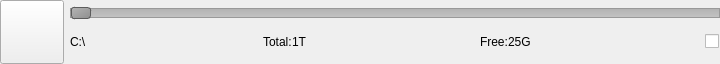
<?xml version="1.0" encoding="UTF-8"?>
<ui version="4.0">
 <class>VSCHddOne</class>
 <widget class="QWidget" name="VSCHddOne">
  <property name="geometry">
   <rect>
    <x>0</x>
    <y>0</y>
    <width>720</width>
    <height>64</height>
   </rect>
  </property>
  <property name="minimumSize">
   <size>
    <width>0</width>
    <height>64</height>
   </size>
  </property>
  <property name="maximumSize">
   <size>
    <width>720</width>
    <height>64</height>
   </size>
  </property>
  <property name="windowTitle">
   <string>Form</string>
  </property>
  <property name="windowIcon">
   <iconset>
    <normaloff>:/logo/resources/vscsmall.jpg</normaloff>:/logo/resources/vscsmall.jpg</iconset>
  </property>
  <layout class="QHBoxLayout" name="horizontalLayout_2">
   <property name="leftMargin">
    <number>0</number>
   </property>
   <property name="topMargin">
    <number>0</number>
   </property>
   <property name="rightMargin">
    <number>0</number>
   </property>
   <property name="bottomMargin">
    <number>0</number>
   </property>
   <item>
    <widget class="QPushButton" name="pushButton">
     <property name="minimumSize">
      <size>
       <width>64</width>
       <height>64</height>
      </size>
     </property>
     <property name="maximumSize">
      <size>
       <width>64</width>
       <height>64</height>
      </size>
     </property>
     <property name="text">
      <string/>
     </property>
     <property name="icon">
      <iconset resource="../main/vscmainwindows.qrc">
       <normaloff>:/device/resources/harddisk.png</normaloff>:/device/resources/harddisk.png</iconset>
     </property>
     <property name="iconSize">
      <size>
       <width>65</width>
       <height>65</height>
      </size>
     </property>
    </widget>
   </item>
   <item>
    <layout class="QVBoxLayout" name="verticalLayout">
     <property name="spacing">
      <number>0</number>
     </property>
     <item>
      <widget class="QSlider" name="horizontalSlider">
       <property name="styleSheet">
        <string notr="true">QSlider::groove:horizontal {
border: 1px solid #999999;
height: 8px; /* the groove expands to the size of the slider by default. by giving it a height, it has a fixed size */
background: qlineargradient(x1:0, y1:0, x2:0, y2:1, stop:0 #B1B1B1, stop:1 #c4c4c4);
}
QSlider::handle:horizontal {
background: qlineargradient(x1:0, y1:0, x2:1, y2:1, stop:0 #b4b4b4, stop:1 #8f8f8f);
border: 1px solid #5c5c5c;
width: 18px;
margin: -2px 0; /* handle is placed by default on the contents rect of the groove. Expand outside the groove */
border-radius: 3px;
}</string>
       </property>
       <property name="orientation">
        <enum>Qt::Horizontal</enum>
       </property>
      </widget>
     </item>
     <item>
      <layout class="QHBoxLayout" name="horizontalLayout">
       <item>
        <widget class="QLabel" name="labelDiskName">
         <property name="minimumSize">
          <size>
           <width>0</width>
           <height>30</height>
          </size>
         </property>
         <property name="maximumSize">
          <size>
           <width>16777215</width>
           <height>30</height>
          </size>
         </property>
         <property name="styleSheet">
          <string notr="true">font: 75 16pt &quot;Arial&quot;;</string>
         </property>
         <property name="text">
          <string>C:\ </string>
         </property>
        </widget>
       </item>
       <item>
        <spacer name="horizontalSpacer_3">
         <property name="orientation">
          <enum>Qt::Horizontal</enum>
         </property>
         <property name="sizeHint" stdset="0">
          <size>
           <width>40</width>
           <height>20</height>
          </size>
         </property>
        </spacer>
       </item>
       <item>
        <widget class="QLabel" name="labelTotal1">
         <property name="minimumSize">
          <size>
           <width>0</width>
           <height>30</height>
          </size>
         </property>
         <property name="maximumSize">
          <size>
           <width>16777215</width>
           <height>30</height>
          </size>
         </property>
         <property name="styleSheet">
          <string notr="true">font: 12pt &quot;Arial&quot;;</string>
         </property>
         <property name="text">
          <string>Total:</string>
         </property>
        </widget>
       </item>
       <item>
        <widget class="QLabel" name="labelTotal">
         <property name="minimumSize">
          <size>
           <width>0</width>
           <height>30</height>
          </size>
         </property>
         <property name="maximumSize">
          <size>
           <width>16777215</width>
           <height>30</height>
          </size>
         </property>
         <property name="styleSheet">
          <string notr="true">font: 12pt &quot;Arial&quot;;</string>
         </property>
         <property name="text">
          <string>1T</string>
         </property>
        </widget>
       </item>
       <item>
        <spacer name="horizontalSpacer_2">
         <property name="orientation">
          <enum>Qt::Horizontal</enum>
         </property>
         <property name="sizeHint" stdset="0">
          <size>
           <width>40</width>
           <height>20</height>
          </size>
         </property>
        </spacer>
       </item>
       <item>
        <widget class="QLabel" name="labelFree1">
         <property name="minimumSize">
          <size>
           <width>0</width>
           <height>30</height>
          </size>
         </property>
         <property name="maximumSize">
          <size>
           <width>16777215</width>
           <height>30</height>
          </size>
         </property>
         <property name="styleSheet">
          <string notr="true">font: 12pt &quot;Arial&quot;;</string>
         </property>
         <property name="text">
          <string>Free:</string>
         </property>
        </widget>
       </item>
       <item>
        <widget class="QLabel" name="labelFree">
         <property name="minimumSize">
          <size>
           <width>0</width>
           <height>30</height>
          </size>
         </property>
         <property name="maximumSize">
          <size>
           <width>16777215</width>
           <height>30</height>
          </size>
         </property>
         <property name="styleSheet">
          <string notr="true">font: 12pt &quot;Arial&quot;;</string>
         </property>
         <property name="text">
          <string>25G</string>
         </property>
        </widget>
       </item>
       <item>
        <spacer name="horizontalSpacer">
         <property name="orientation">
          <enum>Qt::Horizontal</enum>
         </property>
         <property name="sizeHint" stdset="0">
          <size>
           <width>40</width>
           <height>20</height>
          </size>
         </property>
        </spacer>
       </item>
       <item>
        <widget class="QCheckBox" name="checkBox">
         <property name="minimumSize">
          <size>
           <width>15</width>
           <height>0</height>
          </size>
         </property>
         <property name="maximumSize">
          <size>
           <width>15</width>
           <height>16777215</height>
          </size>
         </property>
         <property name="text">
          <string/>
         </property>
        </widget>
       </item>
      </layout>
     </item>
    </layout>
   </item>
  </layout>
 </widget>
 <resources>
  <include location="../main/vscmainwindows.qrc"/>
 </resources>
 <connections/>
</ui>
